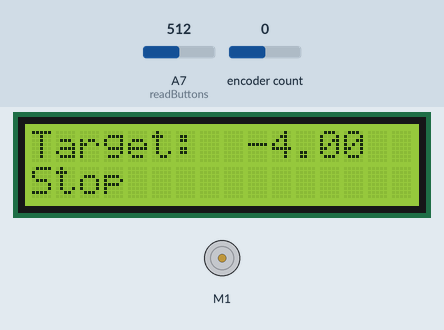
Recording of a sketch running on a simulated Arduino Nano, built with avr-gcc and run on an emulated ATmega328P. On the bench: 16×2 character LCD, DC motor (green arrow = forward, orange = backward, longer = faster). The inputs (shaded band) are chosen by the test bench; at power-on: A7 (readButtons) = 512, encoder count 0. What the sketch prints to the serial monitor is not drawn.

Above: at 0.47 s.
1.3 s: A7 (readButtons) set to 208
4.3 s: A7 (readButtons) set to 188
At 7.2 s:
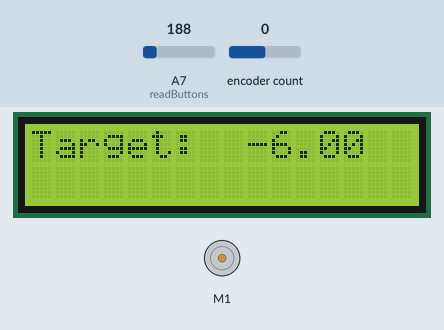
At 14.8 s:
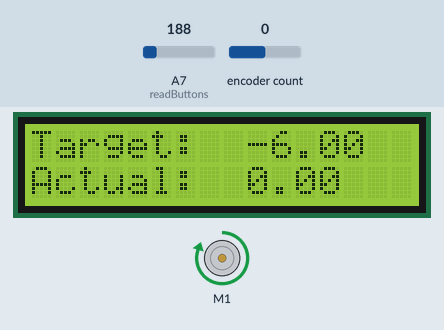
Timing chart, 0 to 15.1 s (numbered marks = the images above; inputs shaded):
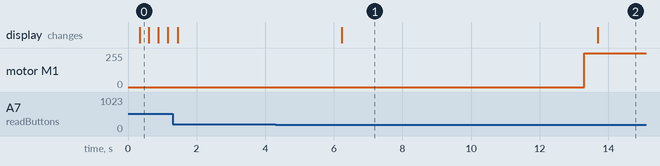

The sketch:

PI-velocity-controller.ino
```cpp
/*
 * Velocity controller for equivalent shapes experiments
 *
 * Author: Travis Allen
 * 07.22
 *
 */

#include <Encoder.h>
#include "DualVNH5019MotorShield.h"
#include <movingAvg.h>
#include <Wire.h>
#include <LiquidCrystal_I2C.h>

// instantiate objects
Encoder enc(2,3);
DualVNH5019MotorShield md;
movingAvg velocity_filter(32);
LiquidCrystal_I2C lcd(0x27,16,2);

// buttons
const int no_button = 0;
const int stop_reset = 1;
const int start_experiment = 2;
const int change_frequency = 4;
const int start_motor = 5;
int key_pressed = no_button;
int switch_counts = 0;

// time
double t = 0.0;
double prev_t = 0.0;
double dt = 0.0;
unsigned long current_time = 0;
unsigned long experiment_run_time = 25000;
unsigned long DC_bias_time = 8000;

// position
long pos = 0;
double prev_pos_s = 0.0;

// velocity
double vel = 0.0;
double prev_vel = 0.0;
double filter_constant = 0.78;
int intvel = 0;
int velocity_index = 2;
double desired_velocities[3] = {-4.0, -6.0, -8.0};
double vel_d = desired_velocities[velocity_index];

// controller
double error = 0.0;
double error_int = 0.0;
double u = 0.0;
double proportional_gains[3] = {800.0, 800.0, 800.0};
double integral_gains[3] = {0.0000065, 0.0000065, 0.0000065};
double kp = proportional_gains[velocity_index];
double ki = integral_gains[velocity_index];

// motor
double countsPerShaftRev = 1200.0;

// lcd
int lcd_counts = 0;
int lcd_fast = 250;
int lcd_slow = 4000;


void setup() {
  Serial.begin(115200);
  md.init();
  velocity_filter.begin();
  lcd.init();
  lcd.backlight();
}


void loop() {

  // read the buttons and do something based on the button pressed
  key_pressed = readButtons();

  switch (key_pressed)
  {
    case stop_reset:
    {
      // set the motor speed to 0, reset the integral error, and set switch counts to 1
      md.setM1Speed(0);
      error_int = 0.0;
      switch_counts = 0;
      lcd_counts = 0;

      // delay for switch debounce
      delay(1000);
      break;
    }
    case start_experiment:
    {
      // set switch counts to 1, reset integral error
      switch_counts = 1;
      error_int = 0.0;
      lcd_counts = 0;

      // delay for switch debounce
      delay(1000);
      break;
    }
    case change_frequency:
    {
      // change desired velocity
      velocity_index++;
      if (velocity_index > 2){
        velocity_index = 0;
      }
      vel_d = desired_velocities[velocity_index];

      kp = proportional_gains[velocity_index];
      ki = integral_gains[velocity_index];

      lcd_counts = 10000;

      // delay for switch debounce
      delay(250);
      break;
    }
    case start_motor:
    {
      // set switch counts to 2, reset integral error
      switch_counts = 2;
      error_int = 0.0;
      lcd_counts = 0;

      // delay for switch debounce
      delay(1000);
      break;
    }
  }

  //----------------------------------------------------
  // stop/reset
  //----------------------------------------------------
  if (switch_counts == 0){
    // set the motor speed to 0;
    md.setM1Speed(0);
    error_int = 0.0;
    if (lcd_counts >= lcd_slow * 2){
      lcd.clear();
      lcd.setCursor(0,0);
      lcd.print("Target: ");
      lcd.setCursor(9,0);
      lcd.print(vel_d);
      lcd.setCursor(0,1);
      lcd.print("Stop");
      lcd_counts = 0;
    }
    lcd_counts++;
  }

  //----------------------------------------------------
  // start experiment
  //----------------------------------------------------
  if (switch_counts == 1){

    lcd_counts = 0;

    // set up timer
    unsigned long experiment_start_time = millis();
    current_time = millis();

    // DC bias regime
    while ((current_time - experiment_start_time) < DC_bias_time){
      md.setM1Speed(0);
      if (lcd_counts >= lcd_slow){
        lcd.clear();
        lcd.setCursor(0,0);
        lcd.print("Target: ");
        lcd.setCursor(9,0);
        lcd.print(vel_d);
        lcd_counts = 0;
      }
      current_time = millis();
      lcd_counts++;
    }

    lcd_counts = 0;

    // speed control regime
    while ((current_time - experiment_start_time) < experiment_run_time){
      // check to see if button has been pressed
      readButtons();

      // otherwise control speed
      speedControl();
      current_time = millis();
    }

    // Stop the motor afterward by changing switch counts
    switch_counts = 0;
  }

  //----------------------------------------------------
  // start motor
  //----------------------------------------------------
  if (switch_counts == 2){
    readButtons();
    speedControl();
  }
}

//----------------------------------------------------//----------------------------------------------------//

int readButtons(){
  int adcKeyIn = analogRead(A7);

  if (adcKeyIn >= 1000) return no_button;
  if (adcKeyIn < 30) return stop_reset;
  if (adcKeyIn < 200) return start_experiment;
  if (adcKeyIn < 500) return no_button;
  if (adcKeyIn < 700) return change_frequency;
  if (adcKeyIn < 990) return start_motor;

  return no_button;
}

void speedControl(){
  // read the current position
  pos = enc.read();
  double pos_s = ((double)pos) * 2.0 * PI / countsPerShaftRev;;


  // calculate the sampling time
  t = (double) micros();
  dt = t - prev_t;

  // if the sampling time is nonzero, calculate the velocity in rad/s
  if (dt != 0){
    vel = (pos_s - prev_pos_s) / dt * 1000000;
  }
  else {
    Serial.println("it happened");
  }

  // convert velocity to hz
  vel = vel/(2*PI);

  // print to the lcd
  if (lcd_counts >= lcd_fast){
    lcd.clear();
    lcd.setCursor(0,0);
    lcd.print("Target: ");
    lcd.setCursor(9,0);
    lcd.print(vel_d);
    lcd.setCursor(0,1);
    lcd.print("Actual: ");
    lcd.setCursor(9,1);
    lcd.print(vel);
    lcd_counts = 0;
  }

  // multiply vel by 100 and cast to an int to work with movingAvg library
  intvel = (int)(100 * vel);

  // get the moving average
  intvel = velocity_filter.reading(intvel);

  // get the averaged velocity as a double
  vel = ((double)intvel) / 100;

  // Plot the average velocity on the serial monitor
  Serial.println(vel);

  // compute the error and the integral of the error
  error = vel - vel_d;
  error_int = error_int + error*dt;

  // compute a control signal and constrain it
  u = kp*error + ki*error_int;
  u = constrain(u,-399,399);

  int u_i = (int) u;

  md.setM1Speed(u_i);

  // update the time and position variables
  prev_t = t;
  prev_pos_s = pos_s;
  prev_vel = vel;

  // update the lcd counts
  lcd_counts++;
}
```

Measured:
- the behaviour switches between 200 and 199 on A7 (readButtons) (found by bisection; images 0 and 1)
- after the input at 4.3 s, motor M1: stopped → forward 254/255 after 9.0 s; the display: changes after 1.9 s (image 1)
- what the display in image 1 shows lasts 7.5 s, from 6.2 s to 13.7 s
